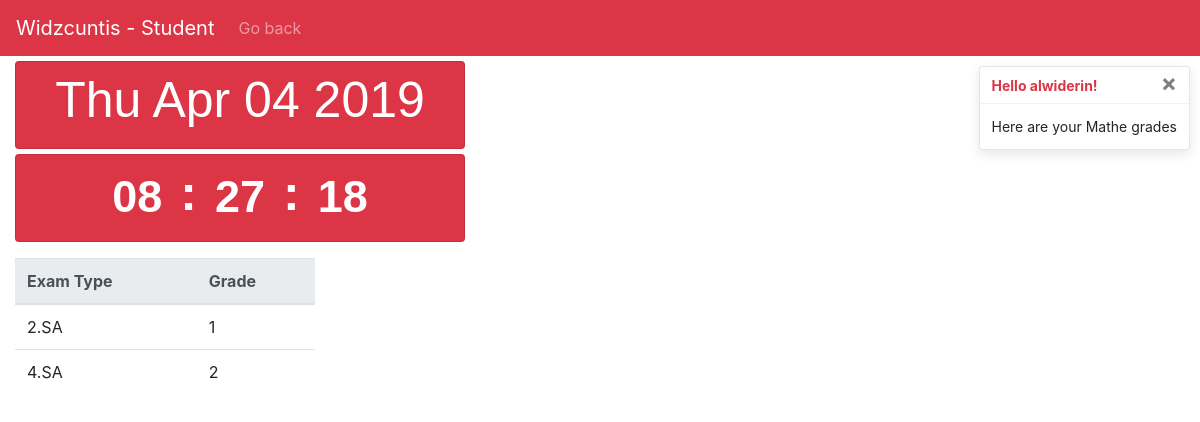
The page /users/home/logged_s/subject/1 (signed in) on the database as committed earlier.
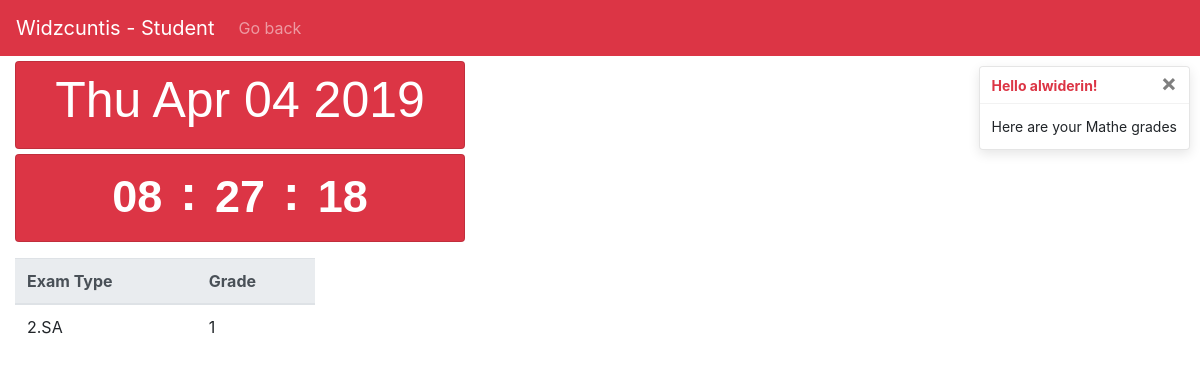
The same page on the database as committed later.
### school/models.py (models this page shows, shortened)
class Exam(models.Model):
    stusu = models.ForeignKey(Stusu, on_delete=models.CASCADE)
    name = models.CharField(max_length=200)
    grade = models.IntegerField(default=0)
    value = models.IntegerField(default=0)

class Stusu(models.Model):
    subject = models.ForeignKey(Subject, on_delete=models.CASCADE)
    student = models.ForeignKey(Student, on_delete=models.CASCADE)
    class Meta:
        verbose_name="Students with Subject"

class Subject(models.Model):
    name = models.CharField(max_length=200)
    def __str__(self):
        return self.name

### users/views.py (the view)
# urls.py: path('home/logged_s/subject/<int:pk>', views.StudentSubject.as_view(), name='StudentSubject'),
class StudentSubject(generic.ListView):
    template_name='studentsubject.html'
    context_object_name='exam_list'
    def get_queryset(self):
        e=[]
        pk=self.kwargs['pk']
        if(self.request.user.is_authenticated):
            user=  self.request.user
        authorized=False
        for i in Stusu.objects.all():
            if(i.id==pk and i.student.user.id==user.id):
                authorized=True
        if(authorized==False):
            return e
        for i in Exam.objects.all():
            if(i.stusu.id==pk):
                e.append(i)
        return e

### templates/studentsubject.html (shortened to what this page needs)
{% extends 'base.html' %}
{% load bootstrap4 %}
{% block content %}
{% if exam_list %}
<nav class="navbar navbar-expand-lg navbar-dark bg-danger">
    <a class="navbar-brand" href="{% url 'BackHome' %}">Widzcuntis - Student</a>
    <div class="collapse navbar-collapse" id="navbarText">
      <ul class="navbar-nav">
        <li class="nav-item">
          <a class="nav-link" href="{% url 'StudentHome' exam_list.0.stusu.student.id %}">Go back</a>
        </li>
      </ul>
    </div>
  </nav>
  <div role="alert" aria-live="assertive" aria-atomic="true" style="position: relative; min-height: 0px;" >
        <div class="toast" data-autohide="false">
            <div class="toast-header">
              <strong class="mr-auto text-danger">Hello {{ user.username }}!</strong>
              <button type="button" class="ml-2 mb-1 close" data-dismiss="toast">&times;</button>
            </div>
            <div class="toast-body">
                Here are your {{ exam_list.0.stusu.subject }} grades
            </div>
          </div>
        </div>
  <div class="col-md-3 container">
    <div class="card width=75 bg-danger text-white rounded datee">
      <h2 class="card-title text-center">
      <div class="d-flex flex-wrap justify-content-center mt-2">
        <p id="demo" class="datum"></p>
      </div>
    </div>
  <div class="card width=75 bg-danger text-white rounded clock">
    <h3 class="card-title text-center">
    <div class="d-flex flex-wrap justify-content-center mt-2">
     <a><span class="badge hours"></span></a> <p class="colon">:</p>
     <a><span class="badge min"></span></a> <p class="colon">:</p>
     <a><span class="badge sec"></span></a>
    </div>
    </h3>
  </div>
  </div>
  <table class="table gradetable">
        <thead class="thead-light theaddanger">
          <tr>
            <th scope="col">Exam Type</th>
            <th scope="col">Grade</th>
          </tr>
        </thead>
        <tbody>
            {% for exam in exam_list %}
                <tr>
                    <td>{{exam.name}}</td>
                    <td>{{exam.grade}}</td>
                </tr>
            {% endfor %}
        </tbody>
      </table>
{% else %}
    <p>There are no entries or you are not authorized.</p>
    <a href="{% url 'BackHome' %}">Go Home</a>
{% endif %}
{% endblock %}

Rows that differ between the two databases and show on the page:
removed Exam: name "4.SA", grade "2"
